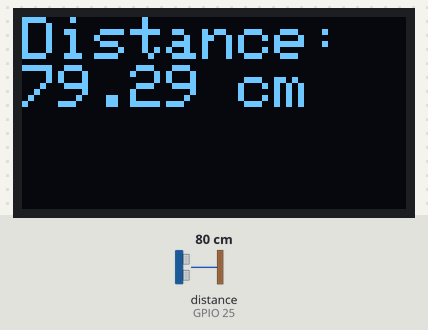
A sketch run on a simulated ESP32. On the bench: 128×64 one-colour display. Wiring (inferred from the names in the program): ultrasonic range finder: trigger GPIO 26; echo GPIO 25. The test bench sets the inputs (shaded band); at power-on: distance to the obstacle (sensor on GPIO 25) 80 cm. The echo pulse lasts 58.3 µs per cm; nothing arrives over Bluetooth unless stated; a phone connects over Bluetooth LE 3 s after start; what the sketch prints to the serial monitor is not drawn.

Above: at 3.2 s.
3.3 s: distance to the obstacle (sensor on GPIO 25) set to 2 cm
At 4.5 s:
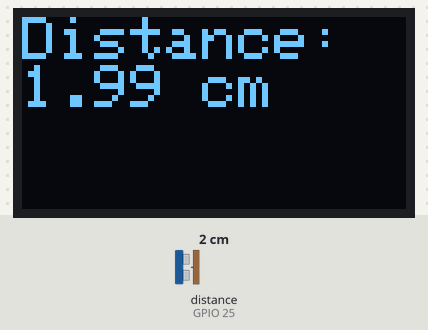
4.8 s: distance to the obstacle (sensor on GPIO 25) set to 4 cm
At 5.3 s:
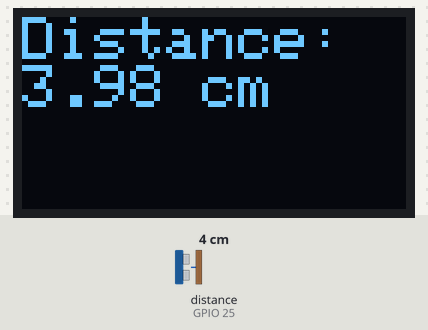
6.4 s: distance to the obstacle (sensor on GPIO 25) set to 9 cm
At 6.9 s:
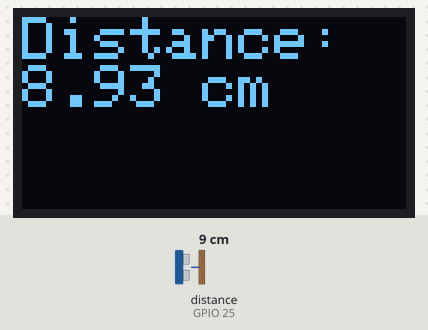
Timing chart, 0 to 9.4 s (numbered marks = the images above; inputs shaded):
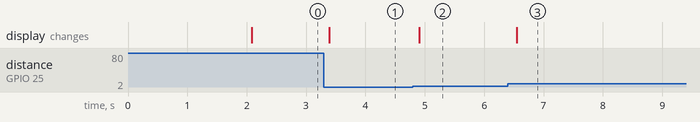

Measured:
- after the input at 3.3 s, the display: changes after 0.09 s (image 1)
- after the input at 4.8 s, the display: changes after 0.11 s (image 2)
- after the input at 6.4 s, the display: changes after 0.15 s (image 3)

The sketch:

esp32Demo.ino
```cpp
#include <SPI.h>
#include <Wire.h>
#include <Adafruit_GFX.h>
#include <Adafruit_SH1106.h>

#include <BLEDevice.h>
#include <BLEServer.h>
#include <BLEUtils.h>
#include <BLE2902.h>

constexpr int SCREEN_WIDTH = 128;
constexpr int SCREEN_HEIGHT = 64;
constexpr int OLED_RESET = -1;
constexpr int SCREEN_ADDRESS = 0x3C;

constexpr int OLED_SDA = 21;
constexpr int OLED_SCL = 22;
constexpr int TRIG_PIN = 26;
constexpr int ECHO_PIN = 25;

#define SERVICE_UUID "a05fde7e-bacb-40b9-9856-efb85cdb8f66"
#define CHARACTERISTIC_UUID "eb99eb2b-048a-4fa7-a81f-4f62ca333f07"

BLEServer *pServer = nullptr;
BLEService *pService = nullptr;
BLECharacteristic *pCharacteristic = nullptr;

Adafruit_SH1106 display(21, 22);

float duration_us, distance_cm;

void setup() {
  Serial.begin(115200);

  pinMode(TRIG_PIN, OUTPUT);
  pinMode(ECHO_PIN, INPUT);

  BLEDevice::init("Scyhte_ESP32");
  pServer = BLEDevice::createServer();
  pService = pServer->createService(SERVICE_UUID);
  pCharacteristic = pService->createCharacteristic(
    CHARACTERISTIC_UUID,
    BLECharacteristic::PROPERTY_READ | BLECharacteristic::PROPERTY_NOTIFY
  );
  pCharacteristic->addDescriptor(new BLE2902());
  pService->start();

  BLEAdvertising *pAdvertising = BLEDevice::getAdvertising();
  pAdvertising->addServiceUUID(SERVICE_UUID);
  pAdvertising->setScanResponse(true);
  pAdvertising->setMinPreferred(0x06);
  pAdvertising->setMinPreferred(0x12);
  BLEDevice::startAdvertising();

  display.begin(SH1106_SWITCHCAPVCC, SCREEN_ADDRESS);
  display.display();
  delay(2000);

  display.clearDisplay();
  display.setTextSize(2);
  display.setTextColor(WHITE);
  display.setCursor(0, 0);
}

void loop() {
  digitalWrite(TRIG_PIN, HIGH);
  delayMicroseconds(10);
  digitalWrite(TRIG_PIN, LOW);

  duration_us = pulseIn(ECHO_PIN, HIGH);
  distance_cm = 0.017 * duration_us;

  Serial.print("Distance: ");
  Serial.print(distance_cm);
  Serial.println(" cm");

  String distanceString = String(distance_cm);

  pCharacteristic->setValue(distanceString.c_str());
  pCharacteristic->notify();

  display.setTextSize(2);
  display.setTextColor(WHITE);
  display.setCursor(0,0);
  display.print("Distance: ");
  display.print(distance_cm);
  display.println(" cm");
  display.display();

  delay(100);
  display.clearDisplay();
}
```
